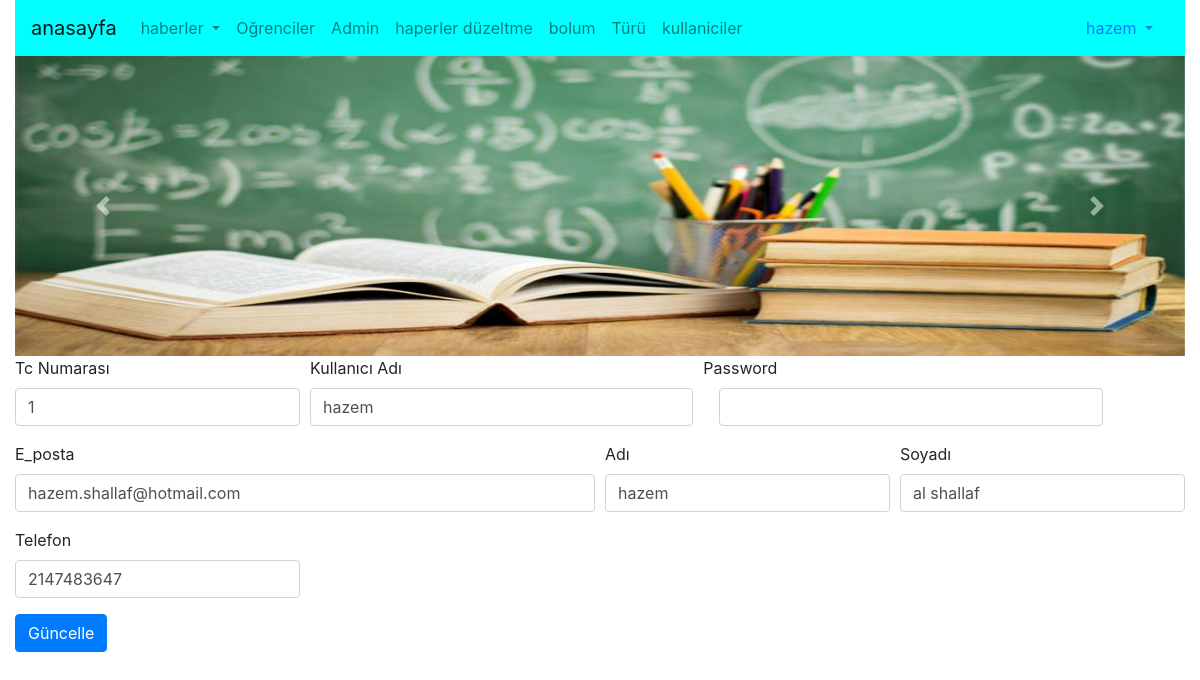
Screenshot of /adminayarlar.php?kullaniciadi=hazem (signed in) with the database file from the repository.
### tables this page shows
CREATE TABLE `kullanici` (
  `TC_NO` int(11) NOT NULL,
  `KULLANICI_ADI` varchar(50) NOT NULL,
  `SIFRE` varchar(50) NOT NULL,
  `E_POSTA` varchar(50) NOT NULL,
  `ADI` varchar(20) NOT NULL,
  `SOYADI` varchar(20) NOT NULL,
  `TELEFON` varchar(12) NOT NULL
);

### adminayarlar.php (the view, shortened to what this page needs)
<?php include("adminustMenu.php"); ?>
<?php include("slider.php"); ?>
<?php include("header.php"); ?>
<div class="container-fluid">
	<div class="row">
		<div class="col-12">
		<?php
		$kuladi = $_GET["kullaniciadi"];
				$sql1 = mysql_query("select
				*
			from kullanici where KULLANICI_ADI='$kuladi'");
			while($diz = mysql_fetch_array($sql1))
				{
			echo '<form action="" method="POST">
				<div class="form-row">
					<div class="col-md-3 mb-3">
						<label for="validationDefault01">Tc Numarası</label>
						<input type="text" class="form-control" name="tc" placeholder="Tc Numarası" value="'.$diz["TC_NO"].'" required>
					</div>
					<div class="col-md-4 mb-3">
						<label for="validationDefault01">Kullanıcı Adı</label>
						<input type="text" class="form-control" name="kuladi" placeholder="Kullanıcı Adı" value="'.$diz["KULLANICI_ADI"].'" required>
					</div>
					<div class="col-md-4 mb-3">
						<label for="inputPassword6">Password</label>
						<input type="password" name="sifre" class="form-control mx-sm-3" aria-describedby="passwordHelpInline" required>
					</div>
				</div>
				<div class="form-row">
					<div class="col-md-6 mb-3">
						<label for="exampleInputEmail1">E_posta</label>
						<input type="email" class="form-control" name="email" aria-describedby="emailHelp" placeholder="kullanici@exampel.com" value="'.$diz["E_POSTA"].'" required>
					</div>
					<div class="col-md-3 mb-3">
						<label for="validationDefault01">Adı</label>
						<input type="text" class="form-control" name="adi" placeholder="Adı" value="'.$diz["ADI"].'" required>
					</div>
					<div class="col-md-3 mb-3">
						<label for="validationDefault01">Soyadı</label>
						<input type="text" class="form-control" name="soyadi" placeholder="Soyadı" value="'.$diz["SOYADI"].'" required>
					</div>
					<div class="col-md-3 mb-3">
						<label for="validationDefault01">Telefon</label>
						<input type="text" class="form-control" name="telefon" placeholder="05*********" value="'.$diz["TELEFON"].'" required>
					</div>
				</div>
				<input type="submit" class="btn btn-primary" name="btng" value="Güncelle"/>
				</form>';}
			?>
		</div>
	</div>
</div>

### adminustMenu.php (shortened to what this page needs)
<div class="container-fluid" >
	<div class="row">
		<div class="col-12">
		<?php
		$kuladi = $_GET["kullaniciadi"];
				$sql1 = mysql_query("select
				*
			from kullanici where KULLANICI_ADI='$kuladi'");
			while($diz = mysql_fetch_array($sql1))
				{
				echo '<nav class="navbar navbar-expand-lg navbar-light" style="background-color:aqua;">
				<a class="navbar-brand" href="admin.php?kullaniciadi='.$kuladi.'">anasayfa</a>
				<button class="navbar-toggler" type="button" data-toggle="collapse" data-target="#navbarNavDropdown" aria-controls="navbarNavDropdown" aria-expanded="false" aria-label="Toggle navigation">
					<span class="navbar-toggler-icon"></span>
				</button>
				<div class="collapse navbar-collapse" id="navbarNavDropdown">
					<ul class="navbar-nav">
						<li class="nav-item dropdown">
							<a class="nav-link dropdown-toggle" href="#" id="navbarDropdownMenuLink" role="button" data-toggle="dropdown" aria-haspopup="true" aria-expanded="false">
							haberler
							</a>
							<div class="dropdown-menu" aria-labelledby="navbarDropdownMenuLink">';
							echo'</div>
						</li>
						<li class="nav-item">
							<a class="nav-link" href="ogrenciler.php?kullaniciadi='.$kuladi.'">Oğrenciler</a>
						</li>
						<li class="nav-item">
							<a class="nav-link" href="kullaniciler.php?kullaniciadi='.$kuladi.'">Admin</a>
						</li>
						<li class="nav-item">
							<a class="nav-link" href="adminhaperler.php?kullaniciadi='.$kuladi.'">haperler düzeltme</a>
						</li>
						<li class="nav-item">
							<a class="nav-link" href="bolum.php?kullaniciadi='.$kuladi.'">bolum </a>
						</li>
						<li class="nav-item">
							<a class="nav-link" href="turu.php?kullaniciadi='.$kuladi.'">Türü</a>
						</li>
						<li class="nav-item">
							<a class="nav-link" href="kull.php?kullaniciadi='.$kuladi.'">kullaniciler</a>
						</li>
					</ul>
				</div>
				<ul class="nav justify-content-end">
					<li class="nav-item dropdown">
						<a class="nav-link dropdown-toggle" href="#" id="navbarDropdownMenuLink" role="button" data-toggle="dropdown" aria-haspopup="true" aria-expanded="false">
							'.$diz["KULLANICI_ADI"].'
						</a>
						<div class="dropdown-menu" aria-labelledby="navbarDropdownMenuLink">
								<a class="dropdown-item" href="adminayarlar.php?kullaniciadi='.$kuladi.'">Ayarlar</a>
								<a class="dropdown-item" href="cikis.php">Çıkış</a>
						</div>
					</li>
				</ul>
					</nav>';
				}
			?>
		</div>
	</div>
</div>

### stil/stil.css (style rules this page uses)
body { margin: 0 auto ; }

### rows the page displays
kullanici: KULLANICI_ADI "hazem", tc "1", kuladi "hazem", email "hazem.shallaf@hotmail.com", adi "hazem", soyadi "al shallaf", telefon "2147483647"
